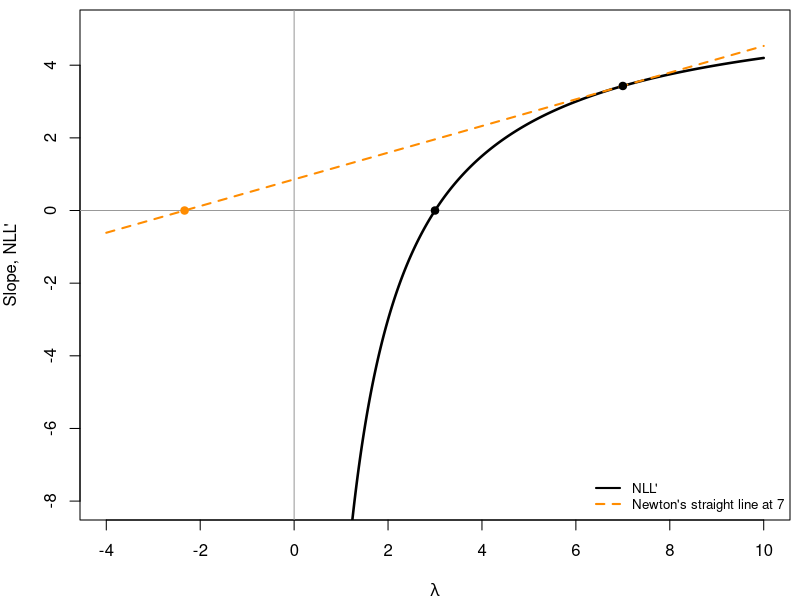

R code for this plot:
## ---- chunk 1
knitr::opts_chunk$set(echo = FALSE, warning = FALSE, message = FALSE,
                       fig.width = 6, fig.height = 3)
## ---- chunk 2
nll <- function(l) 6 * l - 18 * log(l)
d1 <- function(l) 6 - 18 / l
d2 <- function(l) 18 / l^2
f <- round(nll(c(1.5, 2, 2.5)), 4)
fwd <- (f[3] - f[2]) / 0.5
ctr <- (f[3] - f[1]) / 1
sec <- (f[3] - 2 * f[2] + f[1]) / 0.25

steps <- matrix(NA, 3, 4, dimnames = list(NULL, c("guess", "slope", "curv", "next")))
l <- 2
for (i in seq_len(3)) {
  steps[i, ] <- c(l, d1(l), d2(l), l - d1(l) / d2(l))
  l <- steps[i, 4]
}
from7 <- 7 - d1(7) / d2(7)
fd_step <- 2 - fwd / sec
ctr_step <- 2 - ctr / sec

log_steps <- numeric(4)
th <- log(7)
for (i in seq_along(log_steps)) {
  th <- th - (6 * exp(th) - 18) / (6 * exp(th))
  log_steps[i] <- exp(th)
}
r4 <- function(v) formatC(v, format = "f", digits = 4)
r3 <- function(v) formatC(v, format = "f", digits = 3)
## ---- chunk 3
l_seq <- seq(0.8, 10, length.out = 400)
l_line <- seq(-4, 10, length.out = 400)
par(mar = c(4, 4, 0.5, 0.5))
plot(l_seq, d1(l_seq), type = "l", lwd = 2.5, xlim = c(-4, 10), ylim = c(-8, 5),
     xlab = expression(lambda), ylab = "Slope, NLL'")
lines(l_line, d1(7) + d2(7) * (l_line - 7), lwd = 2, lty = 2, col = "darkorange")
abline(h = 0, v = 0, col = "grey60")
points(c(7, from7, 3), c(d1(7), 0, 0), pch = 19, col = c("black", "darkorange", "black"))
legend("bottomright", c("NLL'", "Newton's straight line at 7"), lwd = 2, lty = c(1, 2),
       col = c("black", "darkorange"), bty = "n", cex = 0.8)
